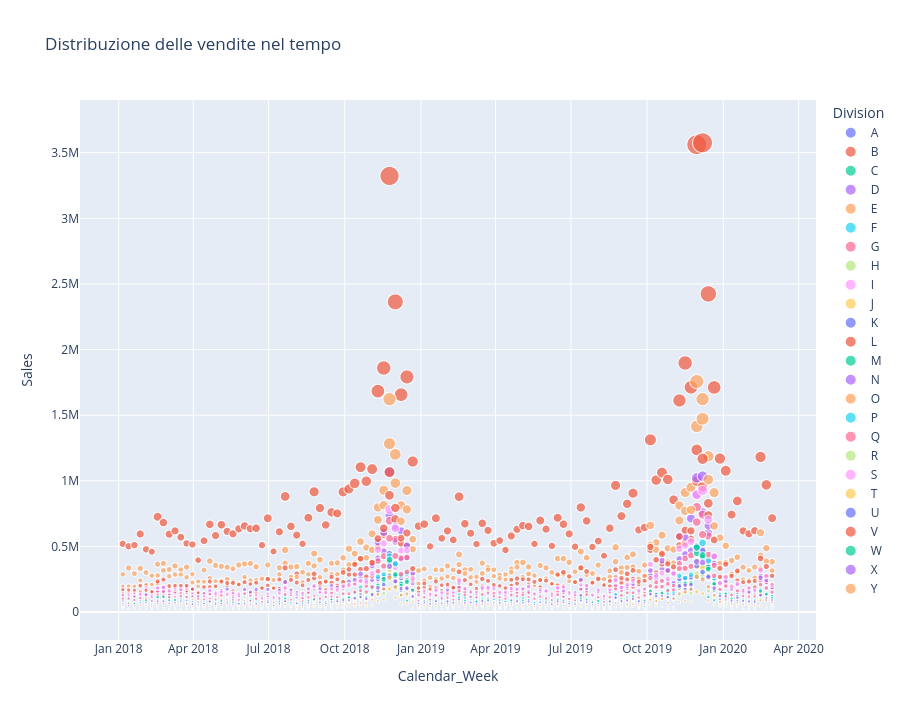

Notebook code for this chart:
### Markdown cell above
## Scatter per capire se esistono differenze tra divisioni

### Code cell
df_senza_z = df[~(df["Division"] == "Z")].copy()

fig = px.scatter(df_senza_z,
                 x="Calendar_Week",
                 y="Sales",
                 color="Division",
                 hover_name="Division",
                 hover_data="Overall_Views",
                 size="Sales",
                 title="Distribuzione delle vendite nel tempo"
                )
fig.update_layout(height=720)
fig.show()
